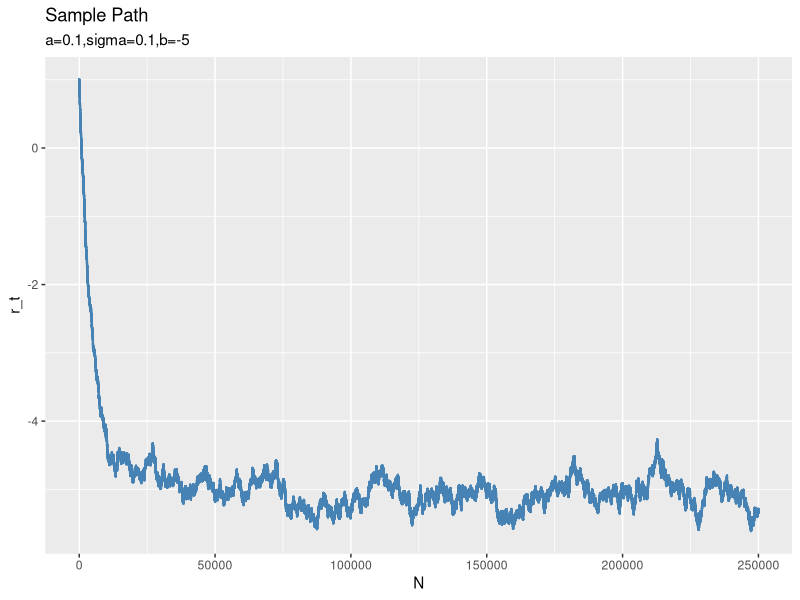
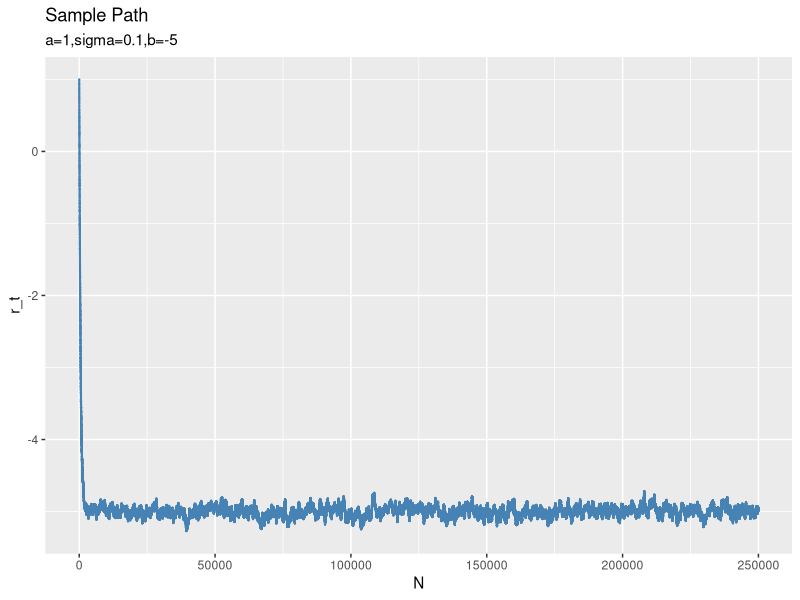
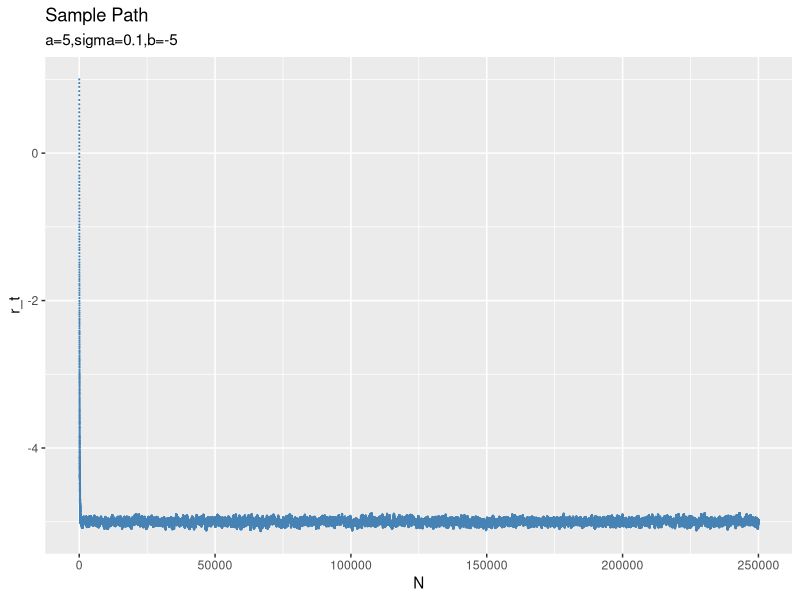
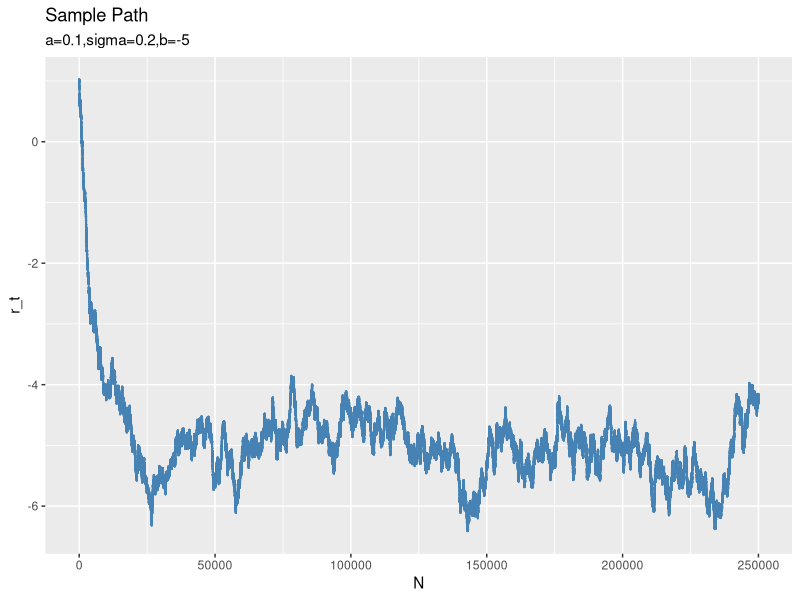
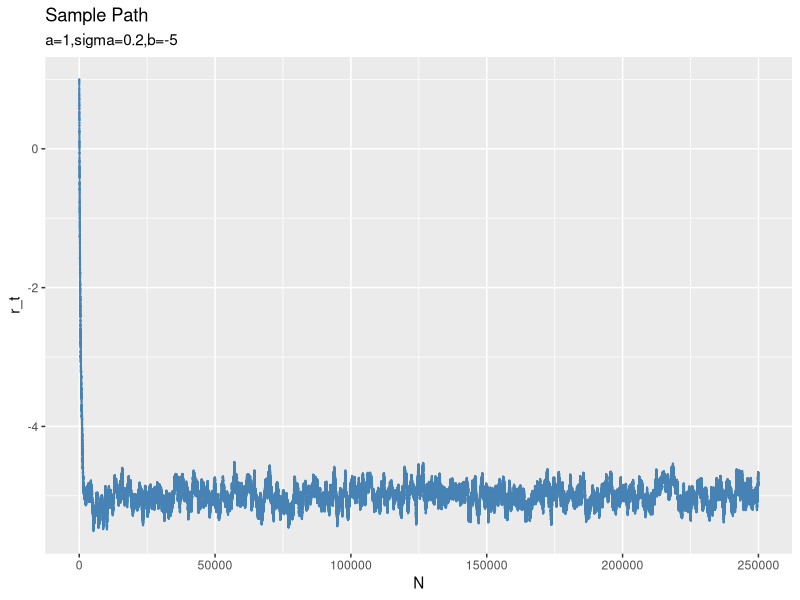
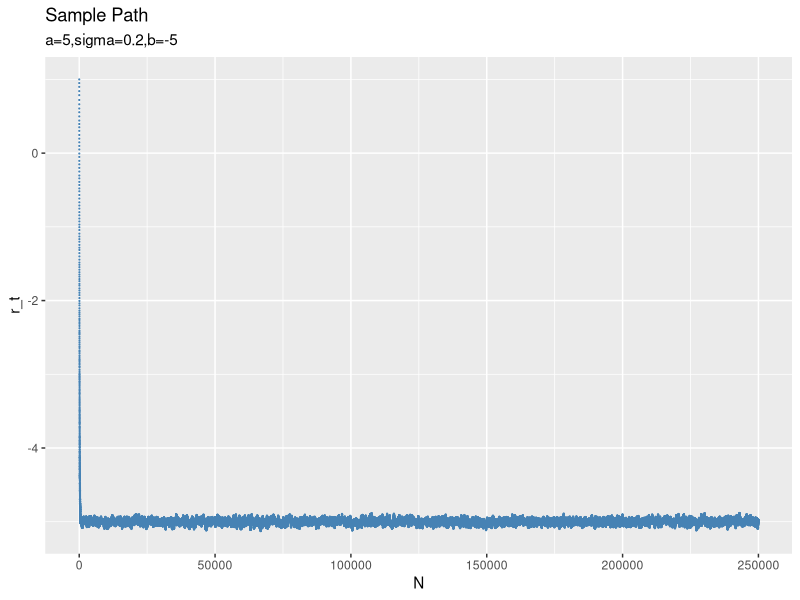
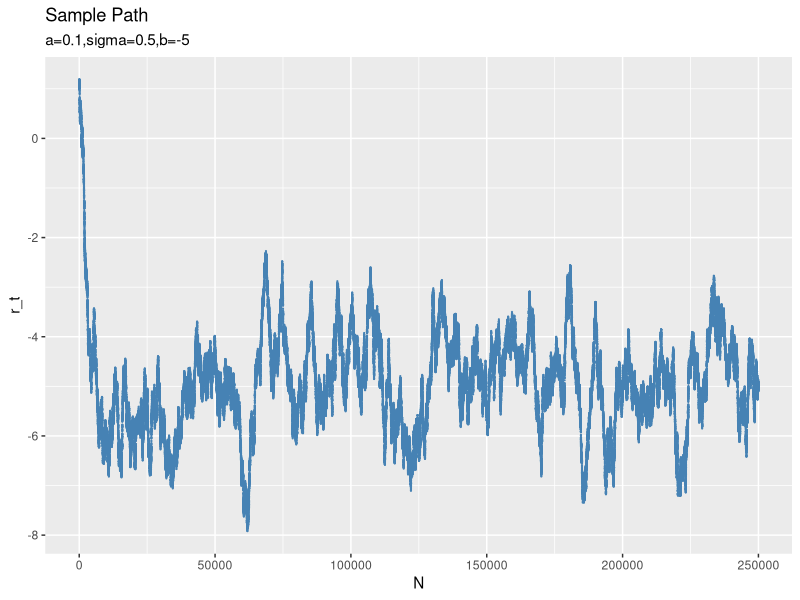
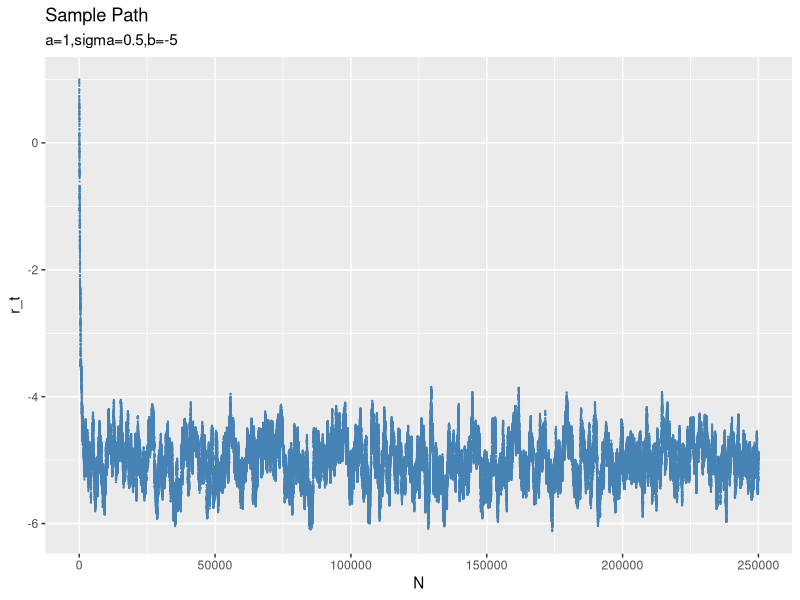

Source code (R) for these figures, in order:
## ---- chunk 1
knitr::opts_chunk$set(fig.width=3, fig.height=2,echo=TRUE, warning=FALSE, message=FALSE)
## ---- chunk 2
r_t <- function(r,a,b,sigma,delta){
  exp(-a*delta)*r+b*(1-exp(-a*delta))+sigma/sqrt(2*a)*sqrt(1-exp(-2*a*delta))*rnorm(1,0,1)
}

r_T <-function(a,b,sigma,delta,N){
  r <- 1
  data <- matrix(nrow = N+1)
  data[1] <- 1
  for(i in 1:N){
    r <- data[i+1] <- r_t(r,a,b,sigma,delta)
  }
  data
}

a_data <- c(0.1,1,5)
sigma_data <- c(0.1,0.2,0.5)
b_data <- c(-5,5)
library(ggplot2)

result <- array(0,c(3,3,2,250001))
for(i in 1:3){
  a <- a_data[i]
  for(j in 1:3){
    sigma <- sigma_data[j]
    for(k in 1:2){
      b <- b_data[k]
      result[i,j,k,] <- r_T(a,b,sigma,1/500,250000)
    }
  }
}
## ---- chunk 3
plot1 <- ggplot(data.frame(N = seq(1:250001),r_t = result[1,1,1,]),aes(x = N, y = r_t))+
        geom_point(col="steelblue", size=0.1)+
        labs(title="Sample Path", subtitle="a=0.1,sigma=0.1,b=-5")
plot1
plot2 <- ggplot(data.frame(N = seq(1:250001),r_t = result[2,1,1,]),aes(x = N, y = r_t))+
        geom_point(col="steelblue", size=0.1)+
        labs(title="Sample Path", subtitle="a=1,sigma=0.1,b=-5")
plot2
plot3 <- ggplot(data.frame(N = seq(1:250001),r_t = result[3,1,1,]),aes(x = N, y = r_t))+
        geom_point(col="steelblue", size=0.1)+
        labs(title="Sample Path", subtitle="a=5,sigma=0.1,b=-5")
plot3
plot4 <- ggplot(data.frame(N = seq(1:250001),r_t = result[1,2,1,]),aes(x = N, y = r_t))+
        geom_point(col="steelblue", size=0.1)+
        labs(title="Sample Path", subtitle="a=0.1,sigma=0.2,b=-5")
plot4
plot5 <- ggplot(data.frame(N = seq(1:250001),r_t = result[2,2,1,]),aes(x = N, y = r_t))+
        geom_point(col="steelblue", size=0.1)+
        labs(title="Sample Path", subtitle="a=1,sigma=0.2,b=-5")
plot5
plot6 <- ggplot(data.frame(N = seq(1:250001),r_t = result[3,1,1,]),aes(x = N, y = r_t))+
        geom_point(col="steelblue", size=0.1)+
        labs(title="Sample Path", subtitle="a=5,sigma=0.2,b=-5")
plot6
plot7 <- ggplot(data.frame(N = seq(1:250001),r_t = result[1,3,1,]),aes(x = N, y = r_t))+
        geom_point(col="steelblue", size=0.1)+
        labs(title="Sample Path", subtitle="a=0.1,sigma=0.5,b=-5")
plot7
plot8 <- ggplot(data.frame(N = seq(1:250001),r_t = result[2,3,1,]),aes(x = N, y = r_t))+
        geom_point(col="steelblue", size=0.1)+
        labs(title="Sample Path", subtitle="a=1,sigma=0.5,b=-5")
plot8
plot9 <- ggplot(data.frame(N = seq(1:250001),r_t = result[3,3,1,]),aes(x = N, y = r_t))+
        geom_point(col="steelblue", size=0.1)+
        labs(title="Sample Path", subtitle="a=5,sigma=0.5,b=-5")
plot9

plot11 <- ggplot(data.frame(N = seq(1:250001),r_t = result[1,1,2,]),aes(x = N, y = r_t))+
        geom_point(col="steelblue", size=0.1)+
        labs(title="Sample Path", subtitle="a=0.1,sigma=0.1,b=5")
plot11
plot12 <- ggplot(data.frame(N = seq(1:250001),r_t = result[2,1,2,]),aes(x = N, y = r_t))+
        geom_point(col="steelblue", size=0.1)+
        labs(title="Sample Path", subtitle="a=1,sigma=0.1,b=5")
plot12
plot13 <- ggplot(data.frame(N = seq(1:250001),r_t = result[3,1,2,]),aes(x = N, y = r_t))+
        geom_point(col="steelblue", size=0.1)+
        labs(title="Sample Path", subtitle="a=5,sigma=0.1,b=5")
plot13
plot14 <- ggplot(data.frame(N = seq(1:250001),r_t = result[1,2,2,]),aes(x = N, y = r_t))+
        geom_point(col="steelblue", size=0.1)+
        labs(title="Sample Path", subtitle="a=0.1,sigma=0.2,b=5")
plot14
plot15 <- ggplot(data.frame(N = seq(1:250001),r_t = result[2,2,2,]),aes(x = N, y = r_t))+
        geom_point(col="steelblue", size=0.1)+
        labs(title="Sample Path", subtitle="a=1,sigma=0.2,b=5")
plot15
plot16 <- ggplot(data.frame(N = seq(1:250001),r_t = result[3,1,2,]),aes(x = N, y = r_t))+
        geom_point(col="steelblue", size=0.1)+
        labs(title="Sample Path", subtitle="a=5,sigma=0.2,b=5")
plot16
plot17 <- ggplot(data.frame(N = seq(1:250001),r_t = result[1,3,2,]),aes(x = N, y = r_t))+
        geom_point(col="steelblue", size=0.1)+
        labs(title="Sample Path", subtitle="a=0.1,sigma=0.5,b=5")
plot17
plot18 <- ggplot(data.frame(N = seq(1:250001),r_t = result[2,3,2,]),aes(x = N, y = r_t))+
        geom_point(col="steelblue", size=0.1)+
        labs(title="Sample Path", subtitle="a=1,sigma=0.5,b=5")
plot18
plot19 <- ggplot(data.frame(N = seq(1:250001),r_t = result[3,3,2,]),aes(x = N, y = r_t))+
        geom_point(col="steelblue", size=0.1)+
        labs(title="Sample Path", subtitle="a=5,sigma=0.5,b=5")
plot19




## ---- chunk 4
r_t1 <- function(r,a,b,sigma,delta){
  rnorm(1,r + a*(b-r)*delta,sigma*delta)
}

r_T1 <-function(a,b,sigma,delta){
  r <- 1
  length <- 1/delta
  for(i in 1:length){
    r <-  r_t1(r,a,b,sigma,delta)
  }
  r
}

a <- 0.1
sigma <- 0.1
b <- -5
delta_data <- c(1,0.5,0.1,0.01)
result <- matrix(nrow = 4,ncol = 1000)
for(i in 1:4){
  delta <- delta_data[i]
  for(j in 1:1000){
    result[i,j] <- r_T1(a,b,sigma,delta)
  }
}

library(ggplot2)
## ---- chunk 5
plot1<- ggplot(data.frame(x = result[1,]), aes(x = x))+ 
  geom_density(colour ='steelblue',alpha=0.2)+
  geom_histogram(aes(y=..density..))+labs(x = 'r(t)', 
  y = 'density', title='Kernel Density', subtitle = 'delta = 1')
plot1
plot2<- ggplot(data.frame(x = result[2,]), aes(x = x))+ 
  geom_density(colour ='steelblue',alpha=0.2)+
  geom_histogram(aes(y=..density..))+labs(x = 'r(t)', 
  y = 'density', title='Kernel Density', subtitle = 'delta = 0.5')
plot2
plot3<- ggplot(data.frame(x = result[3,]), aes(x = x))+ 
  geom_density(colour ='steelblue',alpha=0.2)+
  geom_histogram(aes(y=..density..))+labs(x = 'r(t)', 
  y = 'density', title='Kernel Density', subtitle = 'delta = 0.1')
plot3
plot4<- ggplot(data.frame(x = result[4,]), aes(x = x))+ 
  geom_density(colour ='steelblue',alpha=0.2)+
  geom_histogram(aes(y=..density..))+labs(x = 'r(t)', 
  y = 'density', title='Kernel Density', subtitle = 'delta = 0.01')
plot4
## ---- chunk 6
r_t2 <- function(r,a,b,sigma,delta){
  exp(-a*delta)*r+b*(1-exp(-a*delta))+sigma/sqrt(2*a)*sqrt(1-exp(-2*a*delta))*rnorm(1,0,1)
}

a <- 0.1
sigma <- 0.1
b <- -5
delta <- 1
result <- matrix(nrow =1,ncol = 1000)
for(i in 1:1000){
  result[1,i] <- r_t2(1,a,b,sigma,delta)
}
plot5 <- ggplot(data.frame(x = result[1,]), aes(x = x))+ 
  geom_density(colour ='steelblue',alpha=0.2)+
  geom_histogram(aes(y=..density..))+labs(x = 'r(t)', 
  y = 'density', title='True Density')
plot5
